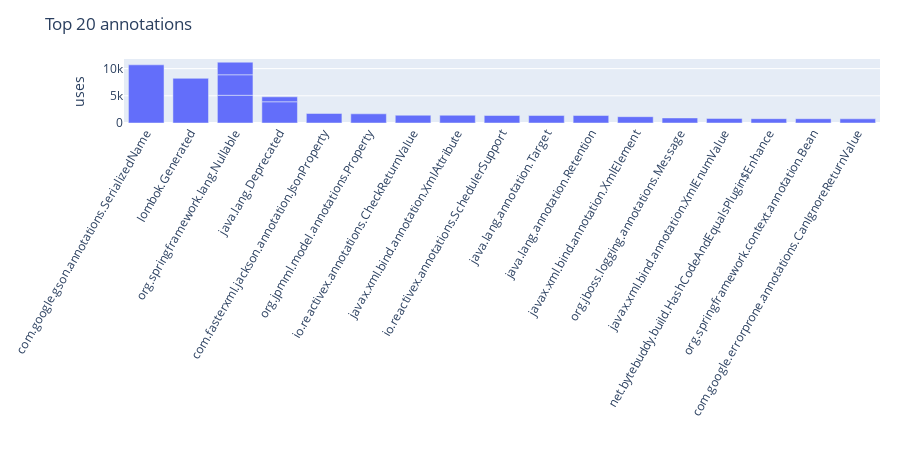

Notebook code for this chart:
### Markdown cell above
## 1) Annotations

### Code cell
# Overall top annotations (from AnnotatedCodeElements.csv)
if not df_annotations.empty:
    ann_col = pick_first(df_annotations, ["annotation","Annotation","AnnotationName"], None) or pick_first(df_annotations, [], "text")
    cnt_col = pick_first(df_annotations, ["count","occurrences","uses"], None) or pick_first(df_annotations, [], "numeric")
    top = df_annotations.sort_values(cnt_col, ascending=False).head(20)
    display(top)
    bar_smart(top, ann_col, cnt_col, "Top 20 annotations", "uses")
    pie_top_donut(df_annotations, ann_col, cnt_col, "Annotations (Top 10 + others)")
else:
    print("[info] AnnotatedCodeElements.csv not found or empty.")

### Figure 1 — Plotly figure (JSON) as saved in the notebook; plotly's stock layout.template omitted (floating-point values rounded to 4 significant figures)
{"data": [{"hovertemplate": "=%{x}<br>uses=%{y}<extra></extra>", "legendgroup": "", "marker": {"color": "#636efa", "pattern": {"shape": ""}}, "name": "", "orientation": "v", "showlegend": false, "textposition": "auto", "type": "bar", "x": ["com.google.gson.annotations.SerializedName", "lombok.Generated", "org.springframework.lang.Nullable", "java.lang.Deprecated", "org.springframework.lang.Nullable", "org.springframework.lang.Nullable", "com.fasterxml.jackson.annotation.JsonProperty", "org.jpmml.model.annotations.Property", "io.reactivex.annotations.CheckReturnValue", "javax.xml.bind.annotation.XmlAttribute", "io.reactivex.annotations.SchedulerSupport", "java.lang.annotation.Target", "java.lang.annotation.Retention", "javax.xml.bind.annotation.XmlElement", "org.jboss.logging.annotations.Message", "java.lang.Deprecated", "javax.xml.bind.annotation.XmlEnumValue", "net.bytebuddy.build.HashCodeAndEqualsPlugin$Enhance", "org.springframework.context.annotation.Bean", "com.google.errorprone.annotations.CanIgnoreReturnValue"], "xaxis": "x", "y": [10699, 8214, 5097, 3903, 3772, 2313, 1750, 1689, 1429, 1428, 1382, 1375, 1373, 1162, 931, 912, 843, 795, 785, 769], "yaxis": "y"}], "layout": {"barmode": "relative", "height": 450, "legend": {"tracegroupgap": 0}, "margin": {"b": 40, "l": 20, "r": 20, "t": 60}, "title": {"text": "Top 20 annotations"}, "xaxis": {"anchor": "y", "domain": [0, 1], "tickangle": -60, "title": {"text": ""}}, "yaxis": {"anchor": "x", "domain": [0, 1], "title": {"text": "uses"}}}}
